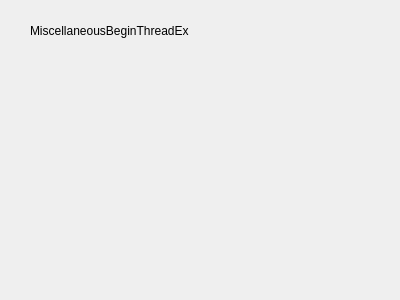
<?xml version="1.0" encoding="UTF-8"?>
<ui version="4.0">
 <class>MiscellaneousBeginThreadEx</class>
 <widget class="MiscellaneousBase" name="MiscellaneousBeginThreadEx">
  <property name="geometry">
   <rect>
    <x>0</x>
    <y>0</y>
    <width>400</width>
    <height>300</height>
   </rect>
  </property>
  <property name="windowTitle">
   <string>MiscellaneousBeginThreadEx</string>
  </property>
  <widget class="QLabel" name="label">
   <property name="geometry">
    <rect>
     <x>30</x>
     <y>20</y>
     <width>201</width>
     <height>21</height>
    </rect>
   </property>
   <property name="text">
    <string>MiscellaneousBeginThreadEx</string>
   </property>
  </widget>
 </widget>
 <layoutdefault spacing="6" margin="11"/>
 <customwidgets>
  <customwidget>
   <class>MiscellaneousBase</class>
   <extends>QWidget</extends>
   <header>miscellaneousbase.h</header>
   <container>1</container>
  </customwidget>
 </customwidgets>
 <resources/>
 <connections/>
</ui>
